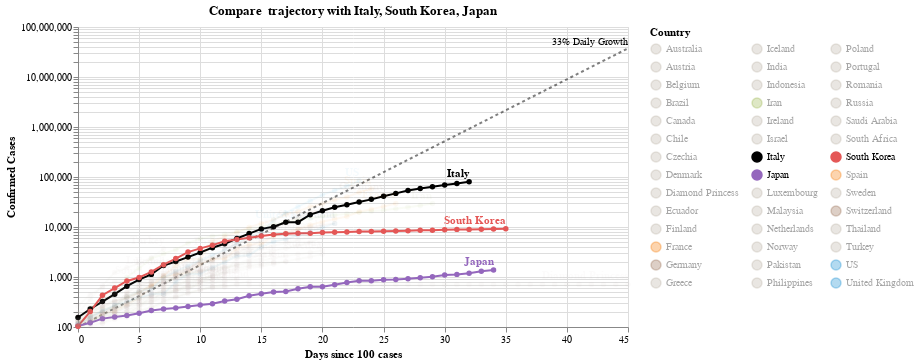

The code cell stored with this chart in its notebook:
### Code cell
#hide_input
chart = make_since_chart()
chart

### Figure 1 — Vega-Lite specification as saved in the notebook (floating-point values rounded to 4 significant figures; data arrays with more than 128 entries replaced by an {"elided": "..."} marker saying what was removed)
{"config": {"view": {"continuousWidth": 400, "continuousHeight": 300}}, "layer": [{"mark": {"type": "line", "color": "black", "opacity": 0.5, "strokeDash": [3, 3]}, "encoding": {"x": {"type": "quantitative", "field": "Days since 100 cases"}, "y": {"type": "quantitative", "field": "Confirmed Cases"}}}, {"mark": {"type": "text", "align": "right", "dy": -6, "fontSize": 10, "text": "33% Daily Growth"}, "encoding": {"x": {"type": "quantitative", "field": "Days since 100 cases"}, "y": {"type": "quantitative", "field": "Confirmed Cases"}}, "transform": [{"filter": "(datum['Days since 100 cases'] >= 45)"}]}, {"data": {"name": "data-0716acce323b780949ea4291edb44f31"}, "mark": {"type": "line", "point": true}, "encoding": {"color": {"type": "nominal", "field": "Country", "legend": {"columns": 3, "symbolLimit": 42}, "scale": {"domain": ["Australia", "Austria", "Belgium", "Brazil", "Canada", "Chile", "Czechia", "Denmark", "Diamond Princess", "Ecuador", "Finland", "France", "Germany", "Greece", "Iceland", "India", "Indonesia", "Iran", "Ireland", "Israel", "Italy", "Japan", "Luxembourg", "Malaysia", "Netherlands", "Norway", "Pakistan", "Philippines", "Poland", "Portugal", "Romania", "Russia", "Saudi Arabia", "South Africa", "South Korea", "Spain", "Sweden", "Switzerland", "Thailand", "Turkey", "US", "United Kingdom"], "range": ["#C1B7AD", "#C1B7AD", "#C1B7AD", "#C1B7AD", "#C1B7AD", "#C1B7AD", "#C1B7AD", "#C1B7AD", "#C1B7AD", "#C1B7AD", "#C1B7AD", "#F58518", "#9D755D", "#C1B7AD", "#C1B7AD", "#C1B7AD", "#C1B7AD", "#A1BA59", "#C1B7AD", "#C1B7AD", "black", "#9467bd", "#C1B7AD", "#C1B7AD", "#C1B7AD", "#C1B7AD", "#C1B7AD", "#C1B7AD", "#C1B7AD", "#C1B7AD", "#C1B7AD", "#C1B7AD", "#C1B7AD", "#C1B7AD", "#E45756", "#F58518", "#C1B7AD", "#9D755D", "#C1B7AD", "#C1B7AD", "#2495D3", "#2495D3"]}}, "opacity": {"condition": {"value": 1, "selection": "selector001"}, "value": 0.05}, "tooltip": [{"type": "nominal", "field": "Country"}, {"type": "temporal", "field": "Date"}, {"type": "quantitative", "field": "Confirmed Cases"}, {"type": "quantitative", "field": "Days since 100 cases"}], "x": {"type": "quantitative", "field": "Days since 100 cases"}, "y": {"type": "quantitative", "field": "Confirmed Cases", "scale": {"type": "log"}}}, "selection": {"selector001": {"type": "multi", "fields": ["Country"], "bind": "legend", "init": [{"Country": "Italy"}, {"Country": "South Korea"}, {"Country": "Japan"}]}}, "width": 550}, {"data": {"name": "data-0716acce323b780949ea4291edb44f31"}, "mark": {"type": "text", "align": "right", "dy": -8, "fontWeight": "bold"}, "encoding": {"color": {"type": "nominal", "field": "Country", "legend": {"columns": 3, "symbolLimit": 42}, "scale": {"domain": ["Australia", "Austria", "Belgium", "Brazil", "Canada", "Chile", "Czechia", "Denmark", "Diamond Princess", "Ecuador", "Finland", "France", "Germany", "Greece", "Iceland", "India", "Indonesia", "Iran", "Ireland", "Israel", "Italy", "Japan", "Luxembourg", "Malaysia", "Netherlands", "Norway", "Pakistan", "Philippines", "Poland", "Portugal", "Romania", "Russia", "Saudi Arabia", "South Africa", "South Korea", "Spain", "Sweden", "Switzerland", "Thailand", "Turkey", "US", "United Kingdom"], "range": ["#C1B7AD", "#C1B7AD", "#C1B7AD", "#C1B7AD", "#C1B7AD", "#C1B7AD", "#C1B7AD", "#C1B7AD", "#C1B7AD", "#C1B7AD", "#C1B7AD", "#F58518", "#9D755D", "#C1B7AD", "#C1B7AD", "#C1B7AD", "#C1B7AD", "#A1BA59", "#C1B7AD", "#C1B7AD", "black", "#9467bd", "#C1B7AD", "#C1B7AD", "#C1B7AD", "#C1B7AD", "#C1B7AD", "#C1B7AD", "#C1B7AD", "#C1B7AD", "#C1B7AD", "#C1B7AD", "#C1B7AD", "#C1B7AD", "#E45756", "#F58518", "#C1B7AD", "#9D755D", "#C1B7AD", "#C1B7AD", "#2495D3", "#2495D3"]}}, "opacity": {"condition": {"value": 1, "selection": "selector001"}, "value": 0.05}, "text": {"type": "nominal", "field": "Country"}, "tooltip": [{"type": "nominal", "field": "Country"}, {"type": "temporal", "field": "Date"}, {"type": "quantitative", "field": "Confirmed Cases"}, {"type": "quantitative", "field": "Days since 100 cases"}], "x": {"type": "quantitative", "field": "Days since 100 cases"}, "y": {"type": "quantitative", "field": "Confirmed Cases", "scale": {"type": "log"}}}, "transform": [{"filter": "(datum['Date'] >= 1585180800000)"}], "width": 550}], "data": {"name": "data-a4df6692dce8ace7125ac6b99fd660fc"}, "title": "Compare  trajectory with Italy, South Korea, Japan", "$schema": "https://vega.github.io/schema/vega-lite/v4.0.2.json", "datasets": {"data-a4df6692dce8ace7125ac6b99fd660fc": [{"Days since 100 cases": 0, "Confirmed Cases": 100.0}, {"Days since 100 cases": 1, "Confirmed Cases": 133.0}, {"Days since 100 cases": 2, "Confirmed Cases": 176.9}, {"Days since 100 cases": 3, "Confirmed Cases": 235.3}, {"Days since 100 cases": 4, "Confirmed Cases": 312.9}, {"Days since 100 cases": 5, "Confirmed Cases": 416.2}, {"Days since 100 cases": 6, "Confirmed Cases": 553.5}, {"Days since 100 cases": 7, "Confirmed Cases": 736.1}, {"Days since 100 cases": 8, "Confirmed Cases": 979.1}, {"Days since 100 cases": 9, "Confirmed Cases": 1302.0}, {"Days since 100 cases": 10, "Confirmed Cases": 1732.0}, {"Days since 100 cases": 11, "Confirmed Cases": 2303.0}, {"Days since 100 cases": 12, "Confirmed Cases": 3064.0}, {"Days since 100 cases": 13, "Confirmed Cases": 4074.0}, {"Days since 100 cases": 14, "Confirmed Cases": 5419.0}, {"Days since 100 cases": 15, "Confirmed Cases": 7207.0}, {"Days since 100 cases": 16, "Confirmed Cases": 9586.0}, {"Days since 100 cases": 17, "Confirmed Cases": 12750.0}, {"Days since 100 cases": 18, "Confirmed Cases": 16960.0}, {"Days since 100 cases": 19, "Confirmed Cases": 22550.0}, {"Days since 100 cases": 20, "Confirmed Cases": 29990.0}, {"Days since 100 cases": 21, "Confirmed Cases": 39890.0}, {"Days since 100 cases": 22, "Confirmed Cases": 53060.0}, {"Days since 100 cases": 23, "Confirmed Cases": 70560.0}, {"Days since 100 cases": 24, "Confirmed Cases": 93850.0}, {"Days since 100 cases": 25, "Confirmed Cases": 124800.0}, {"Days since 100 cases": 26, "Confirmed Cases": 166000.0}, {"Days since 100 cases": 27, "Confirmed Cases": 220800.0}, {"Days since 100 cases": 28, "Confirmed Cases": 293700.0}, {"Days since 100 cases": 29, "Confirmed Cases": 390600.0}, {"Days since 100 cases": 30, "Confirmed Cases": 519500.0}, {"Days since 100 cases": 31, "Confirmed Cases": 690900.0}, {"Days since 100 cases": 32, "Confirmed Cases": 918900.0}, {"Days since 100 cases": 33, "Confirmed Cases": 1222000.0}, {"Days since 100 cases": 34, "Confirmed Cases": 1625000.0}, {"Days since 100 cases": 35, "Confirmed Cases": 2162000.0}, {"Days since 100 cases": 36, "Confirmed Cases": 2875000.0}, {"Days since 100 cases": 37, "Confirmed Cases": 3824000.0}, {"Days since 100 cases": 38, "Confirmed Cases": 5086000.0}, {"Days since 100 cases": 39, "Confirmed Cases": 6764000.0}, {"Days since 100 cases": 40, "Confirmed Cases": 8996000.0}, {"Days since 100 cases": 41, "Confirmed Cases": 11970000.0}, {"Days since 100 cases": 42, "Confirmed Cases": 15910000.0}, {"Days since 100 cases": 43, "Confirmed Cases": 21170000.0}, {"Days since 100 cases": 44, "Confirmed Cases": 28150000.0}, {"Days since 100 cases": 45, "Confirmed Cases": 37440000.0}], "data-0716acce323b780949ea4291edb44f31": {"elided": "767 records"}}}
